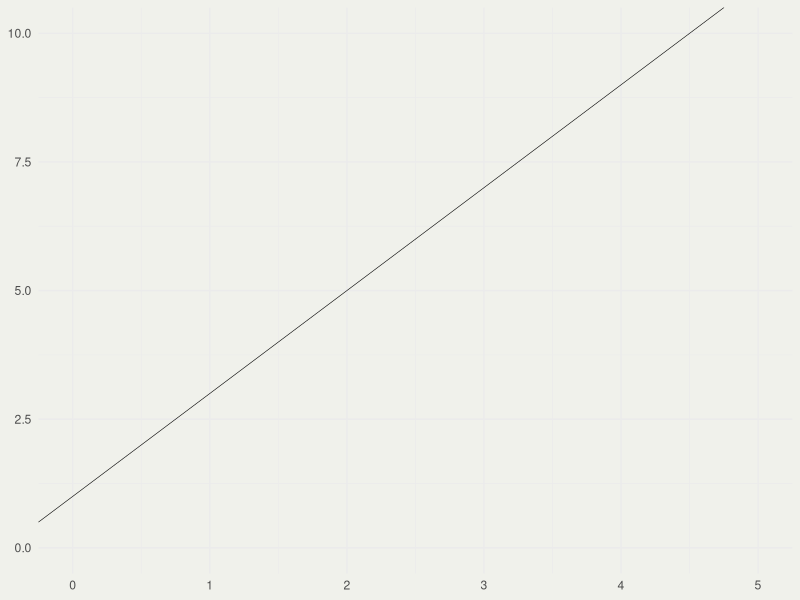
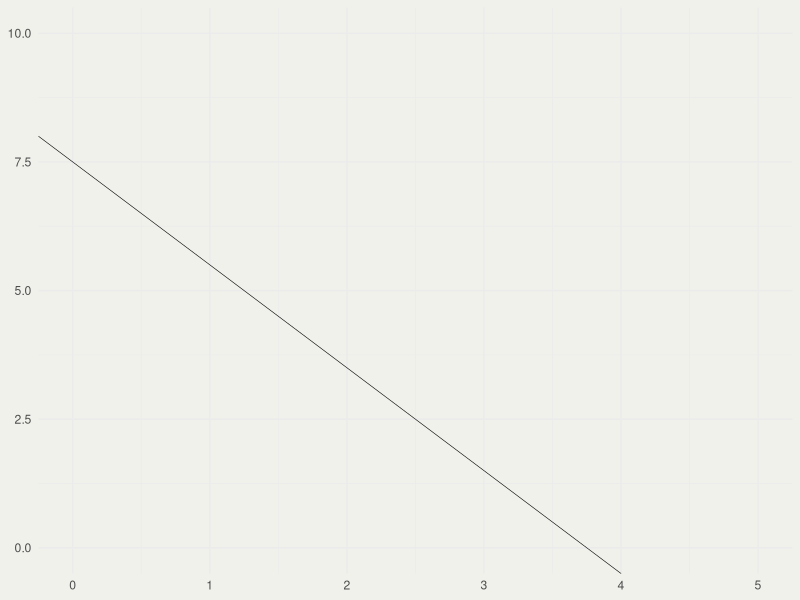
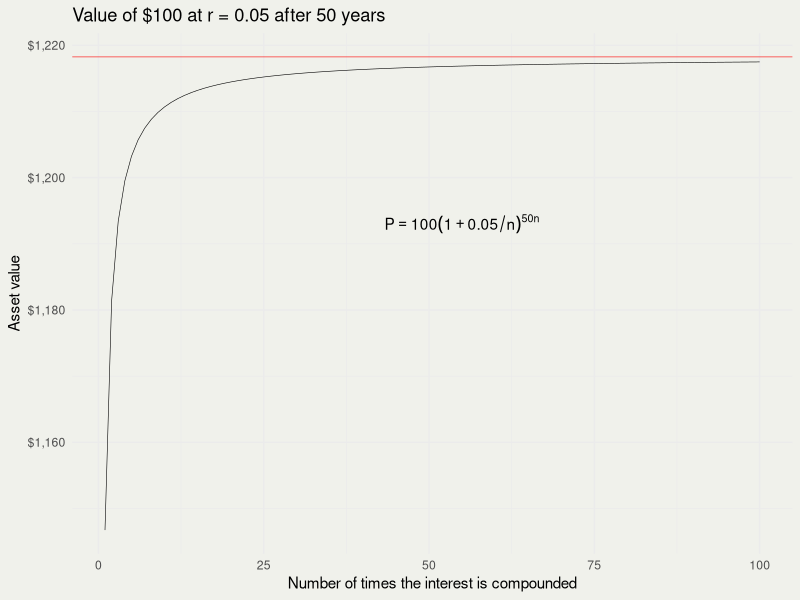
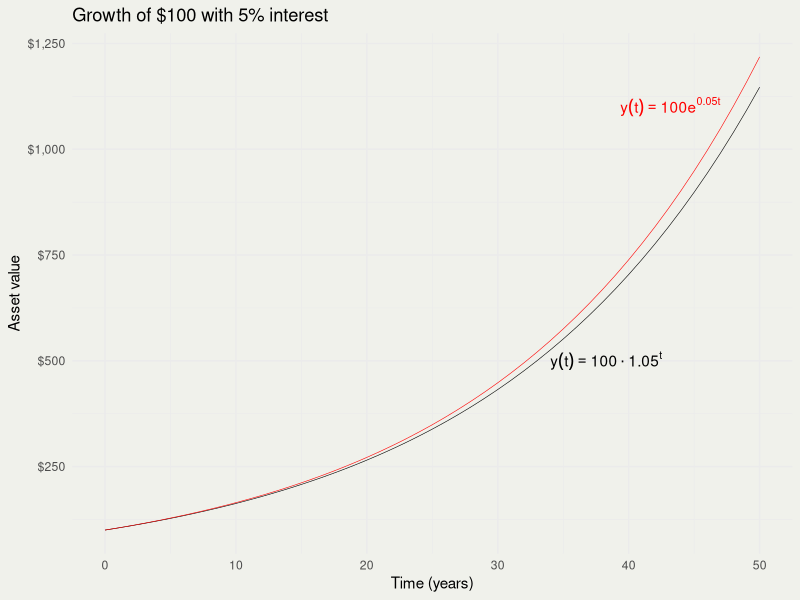
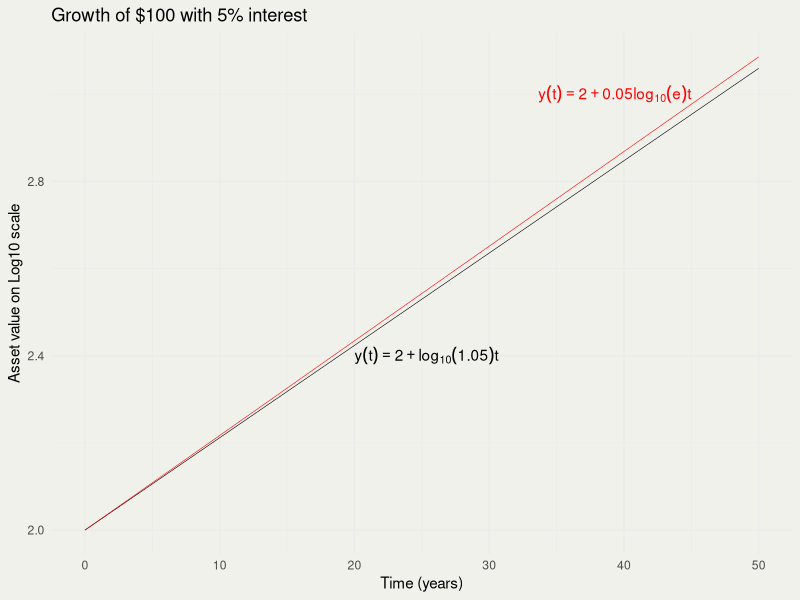
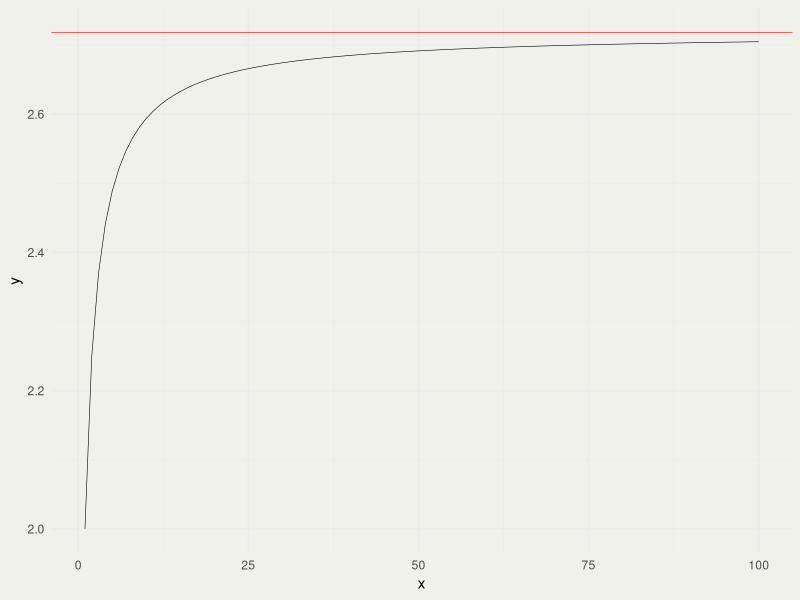
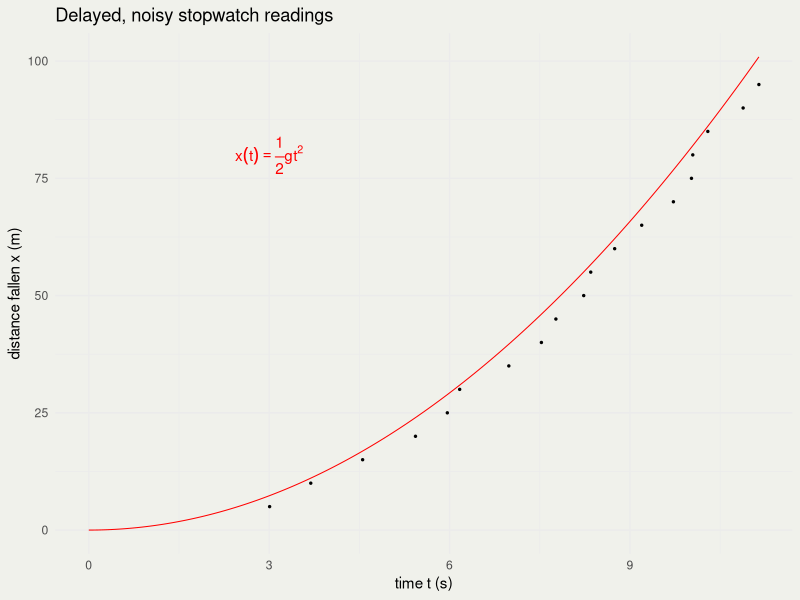
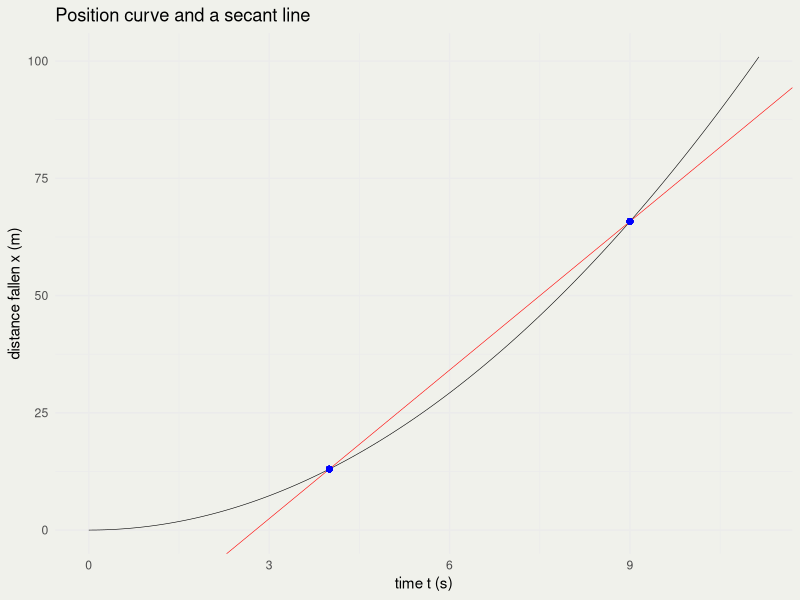

These figures' R source, in order:
## ---- chunk 1
#| fig-width: 3
#| fig-height: 3
library(ggplot2)
thm <-
  theme_minimal() + theme(
    panel.background = element_rect(fill = "#f0f1eb", color = "#f0f1eb"),
    plot.background = element_rect(fill = "#f0f1eb", color = "#f0f1eb")
  )
theme_set(thm)

p <- ggplot() + xlim(0, 5) + ylim(0, 10)
p + geom_abline(slope = 2, intercept = 1, linewidth = 0.2)
## ---- chunk 2
#| fig-width: 3
#| fig-height: 3

p <- ggplot() + xlim(0, 5) + ylim(0, 10)
p + geom_abline(slope = -2, intercept = 7.5, linewidth = 0.2)
## ---- chunk 3
#| fig-width: 6
#| fig-height: 5
#| fig-align: center

rate <- 0.05
P <- 100
n_comp <- 1:100

Pn <- function(n, A, r, t) A * (1 + r/n)^(t*n)
Pe <- function(A, r, t) A * exp(r * t)

pn <- Pn(n = n_comp, A = P, r = rate, t = 50)
pe <- Pe(A = P, r = rate, t = 50)

d <- data.frame(n_comp, pn)
p <- ggplot(d, aes(n_comp, pn))
p + geom_line(linewidth = 0.2) +
  geom_hline(yintercept = pe, color = 'red', linewidth = 0.2) +
  xlab("Number of times the interest is compounded") +
  ylab("Asset value") +
  ggtitle("Value of $100 at r = 0.05 after 50 years") +
  scale_y_continuous(labels = scales::dollar_format()) +
  annotate("text", 55, 1193,
           label = "P == 100 (1 + 0.05/n)^{50*n}", parse = TRUE)
#  annotate("text",  50, 1200,
#           label = "y(t) == 100 * e ^ {50*r}", parse = TRUE, color = 'red')
## ---- chunk 4
#| fig-width: 4.5
#| fig-height: 4.5
#| fig-align: center

time <- 0:50
p1 <- Pn(n = 1, A = P, r = rate, t = time)
pe <- Pe(A = P, r = rate, t = time)

p <- ggplot(data.frame(time, p1, pe), aes(time, p1))
p + geom_line(linewidth = 0.2) +
  geom_line(aes(y = pe), linewidth = 0.2, color = 'red') +
  scale_y_continuous(labels = scales::dollar_format()) +
  xlab("Time (years)") + ylab("Asset value") +
  ggtitle("Growth of $100 with 5% interest") +
  annotate("text", 34, 5e2,
           label = "y(t) == 100 %.% 1.05^t", parse = TRUE, hjust = 0) +
  annotate("text", 47, 11e2,
           label = "y(t) == 100 * e^{0.05*t}", parse = TRUE,
           color = 'red', hjust = 1)
## ---- chunk 5
#| fig-width: 4.5
#| fig-height: 4.5
#| fig-align: center

p <- ggplot(data.frame(time, p1 = log10(p1), pe = log10(pe)), aes(time, p1))
p + geom_line(linewidth = 0.2) +
  geom_line(aes(y = pe), linewidth = 0.2, color = 'red') +
  xlab("Time (years)") + ylab("Asset value on Log10 scale") +
  ggtitle("Growth of $100 with 5% interest") +
  annotate("text", 20, 2.4,
           label = "y(t) == 2 + log[10](1.05) * t",
           parse = TRUE, hjust = 0) +
  annotate("text", 45, 3,
           label = "y(t) == 2 + 0.05 * log[10](e) * t",
           parse = TRUE, color = 'red', hjust = 1)
## ---- chunk 6
#| fig-width: 5
#| fig-height: 3
#| fig-align: center
f <- function(m) (1 + 1/m)^m
x <- 1:100
y <- f(x)
p <- ggplot(data.frame(x, y), aes(x, y))
p + geom_line(linewidth = 0.2) +
  geom_hline(yintercept = exp(1), color = 'red', linewidth = 0.2)
## ---- chunk 7
#| echo: true
2^7 * 2^8 == 2^(7 + 8)
## ---- chunk 8
#| echo: true
2^7 / 2^8 == 2^(7 - 8)
## ---- chunk 9
#| echo: true
(2^7)^8 == 2^(7*8)
## ---- chunk 10
#| echo: true
(2*3)^7 == 2^7 * 3^7
## ---- chunk 11
#| echo: true
isTRUE(all.equal(2^4 / 3^4, (2/3)^4))
## ---- chunk 12
#| echo: true
softmax_unsafe <- function(x) exp(x) / sum(exp(x))

y_small <- 1:3
softmax_unsafe(y_small)

y_large <- c(1e3, 1e3 + 1, 1e3 + 2)
exp(y_large)
softmax_unsafe(y_large)
## ---- chunk 13
#| echo: true
LSE <- function(x) {
  m <- max(x)
  m + log(sum(exp(x - m)))
}

log_softmax <- function(x) x - LSE(x)
softmax <- function(x) exp(log_softmax(x))

softmax(y_small)
softmax(y_large)
sum(softmax(y_large))
## ---- chunk 14
#| fig-width: 4.8
#| fig-height: 4
#| fig-align: center

g_ref <- 1.625                      # accepted gravity on Earth's Moon, m/s^2
timing_delay <- 0.30                # seconds
timing_sd <- 0.16                   # seconds

x_marks <- seq(5, 95, by = 5)
t_true <- sqrt(2 * x_marks / g_ref)

set.seed(2003)
d <- data.frame(
  t = t_true + timing_delay + rnorm(length(x_marks), sd = timing_sd),
  x = x_marks
)

tt <- seq(0, max(d$t), length.out = 200)
sol <- data.frame(t = tt, x = 0.5 * g_ref * tt^2)

p <- ggplot(d, aes(t, x)) +
  geom_line(data = sol, color = 'red', linewidth = 0.35) +
  geom_point(size = 0.5) +
  annotate("text", 3, 80, label = "x(t) == frac(1, 2) * g * t^2",
           parse = TRUE, color = 'red') +
  xlab("time t (s)") + ylab("distance fallen x (m)") +
  ggtitle("Delayed, noisy stopwatch readings")
p
## ---- chunk 15
#| fig-width: 4.5
#| fig-height: 3.6
#| fig-align: center
#| echo: true
#| output-location: column
t1 <- 4; t2 <- 9
x1 <- 0.5 * g_ref * t1^2
x2 <- 0.5 * g_ref * t2^2

# avg velocity = ½ g (t1 + t2)
slope <- (x2 - x1) / (t2 - t1)
ggplot(sol, aes(t, x)) +
  geom_line(linewidth = 0.2) +
  geom_abline(slope = slope,
    intercept = x1 - slope * t1,
    color = 'red', linewidth = 0.2) +
  geom_point(aes(x = t1, y = x1), color = 'blue') +
  geom_point(aes(x = t2, y = x2), color = 'blue') +
  xlab("time t (s)") +
  ylab("distance fallen x (m)") +
  ggtitle("Position curve and a secant line")
## ---- chunk 16
#| fig-width: 5
#| fig-height: 4
#| fig-align: center
#| echo: true

library(ggplot2)
library(dplyr)
n <- 100
t <- seq(0, pi, length.out = n)
x <- sin(t) * cos(t)
dxdt <- cos(t)^2 - sin(t)^2

d <- tibble(t, x, dxdt)
p <- ggplot(d, aes(t, x))
p + geom_line() + geom_line(aes(y = dxdt), color = "red")

# approximate the derivative on each interval and align it to the midpoint
appr <- tibble(
  t_mid = (t[-1] + t[-n]) / 2,
  appr_dxdt = diff(x) / diff(t)
)

p + geom_line(aes(y = dxdt), color = "red") +
  geom_line(
    data = appr,
    aes(x = t_mid, y = appr_dxdt),
    color = "blue", linewidth = 5, alpha = 1/5
  )
